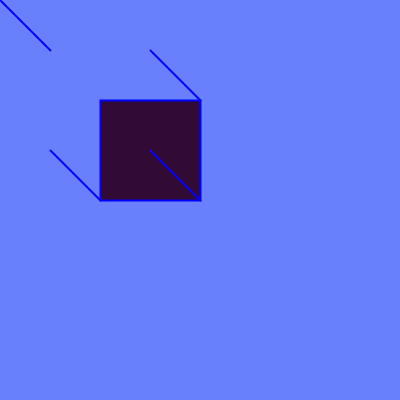
Frame 1 (no input)
Frame 60 (the mouse pressed at the canvas centre just before this capture): identical to frame 1, image omitted
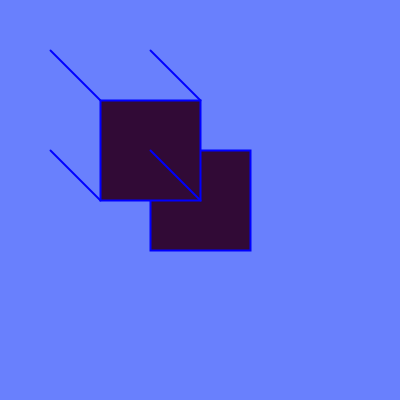
Frame 120 (the mouse held since frame 60 and released just before this capture)

The Processing sketch that drew these frames (run headless with seeded random() and noise(); from frame 60 on, the mouse is pressed at the canvas centre):

// Processing sketch: processing_112555
// ── processing_112555.pde

void setup(){
  size(400,400);
 
}

void draw(){
  background(105,128,253);
  fill(#310A36);
  stroke(0,0,255);
  strokeWeight(2);
  rect(mouseX-50,mouseY-50,mouseX-100,mouseY-100);
  fill(#310A36);
  rect(100,100,100,100);
  line(50,50,mouseX-100,mouseY-100);
  line(150,50,200,100);
  line(50,150,100,200);
  line(150,150,200,200);
  
println(mouseX + " " + mouseY);

}
